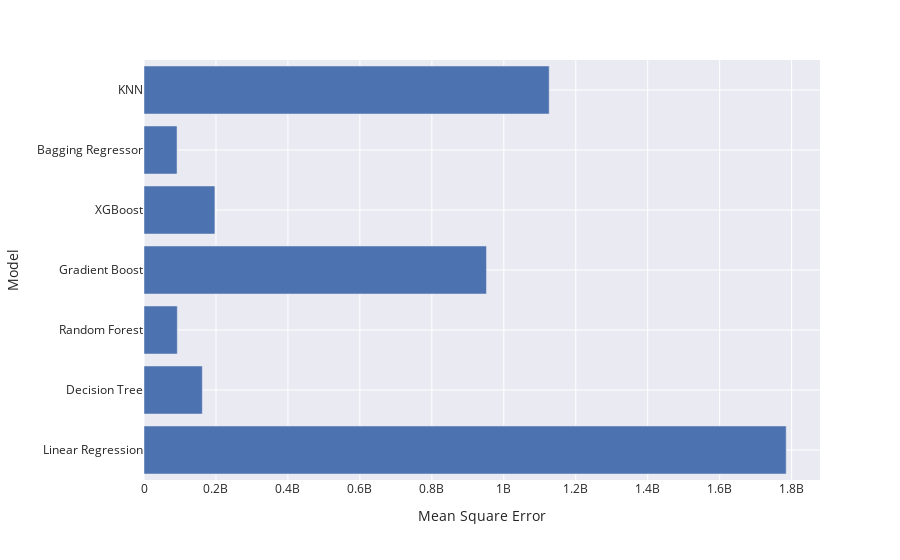

The code cell stored with this chart in its notebook:
### Code cell
px.bar(df, x = 'Mean Square Error', y = 'Model', template = 'seaborn')

### Figure 1 — Plotly figure (JSON) as saved in the notebook; plotly's stock layout.template omitted (floating-point values rounded to 4 significant figures)
{"data": [{"alignmentgroup": "True", "hovertemplate": "Mean Square Error=%{x}<br>Model=%{y}<extra></extra>", "legendgroup": "", "marker": {"color": "rgb(76,114,176)", "pattern": {"shape": ""}}, "name": "", "offsetgroup": "", "orientation": "h", "showlegend": false, "textposition": "auto", "type": "bar", "x": [1785000000.0, 162100000.0, 92520000.0, 951900000.0, 197100000.0, 91900000.0, 1126000000.0], "xaxis": "x", "y": ["Linear Regression", "Decision Tree", "Random Forest", "Gradient Boost", "XGBoost", "Bagging Regressor", "KNN"], "yaxis": "y"}], "layout": {"barmode": "relative", "legend": {"tracegroupgap": 0}, "margin": {"t": 60}, "xaxis": {"anchor": "y", "domain": [0, 1], "title": {"text": "Mean Square Error"}}, "yaxis": {"anchor": "x", "domain": [0, 1], "title": {"text": "Model"}}}}
